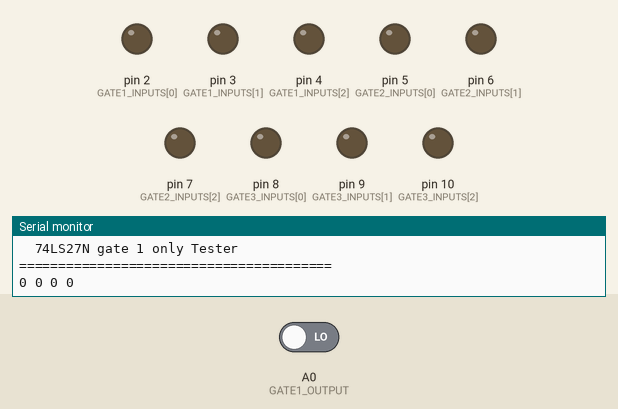
Recording of a sketch running on a simulated Arduino Nano, built with avr-gcc and run on an emulated ATmega328P. On the bench: output pins drawn as LEDs (lit = HIGH), the last lines printed to the serial monitor. Inputs (shaded band) come from the test bench; at power-on: A0 (GATE1_OUTPUT) LOW.

Above: at 2.7 s.
At 12.9 s:
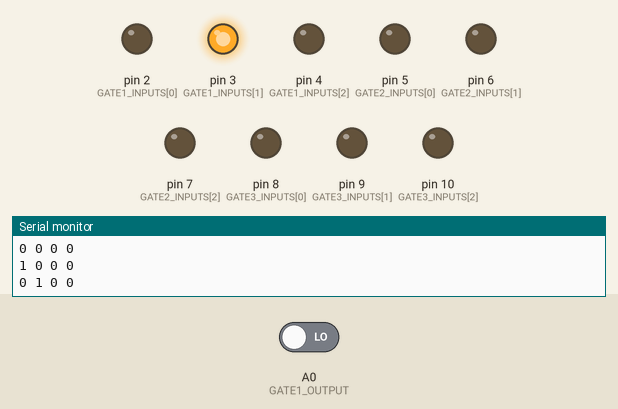
At 18.0 s:
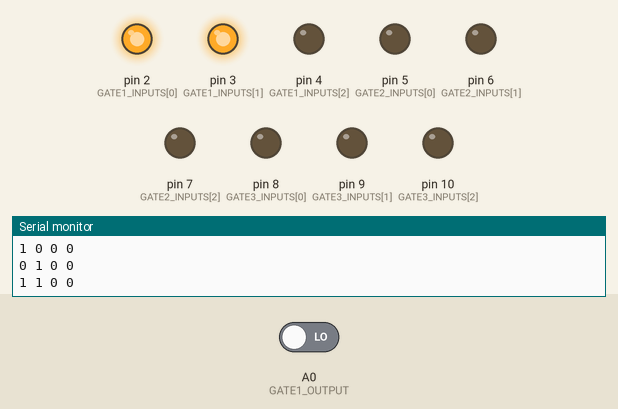
At 23.1 s:
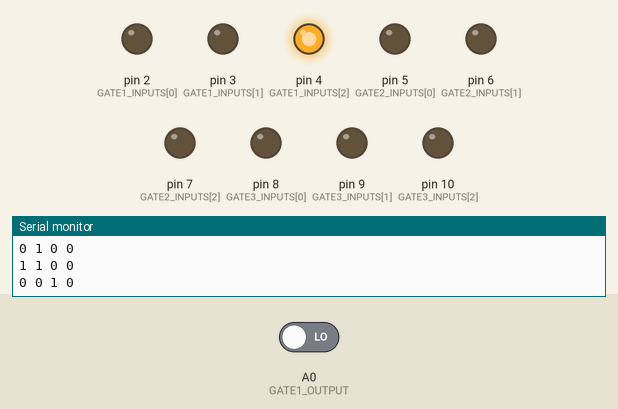
At 33.3 s:
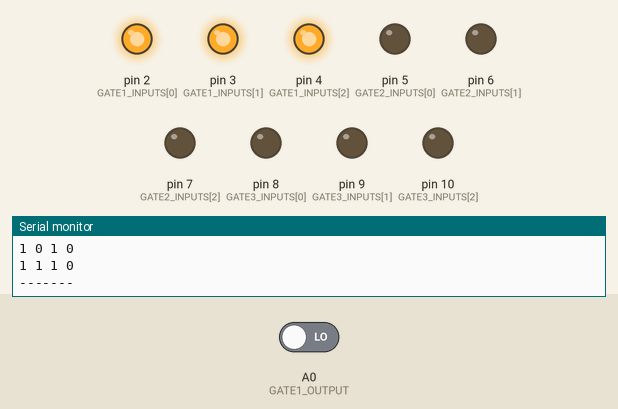
At 43.5 s:
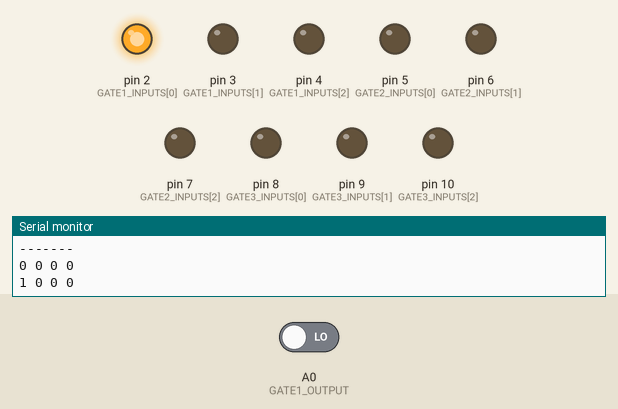
Timing chart, 0 to 46.6 s (numbered marks = the images above):
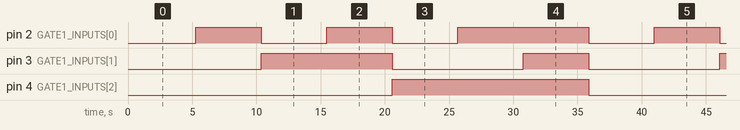

The sketch:

74LS27_Gate1_only.ino
```cpp
// ============================================================
//  74LS27N Triple 3-Input NOR Gate Tester
//  Arduino Nano
//
//  Wiring:
//   Gate 1 inputs : D2(A1), D3(B1), D4(C1)   output: A0(Y1)
//   Gate 2 inputs : D5(A2), D6(B2), D7(C2)   output: A1(Y2)
//   Gate 3 inputs : D8(A3), D9(B3), D10(C3)  output: A2(Y3)
//   VCC  -> 5V  |  GND -> GND
//
//  The NOR truth table for each gate:
//   A B C | Y
//   0 0 0 | 1   <-- only HIGH when ALL inputs LOW
//   0 0 1 | 0
//   0 1 0 | 0
//   0 1 1 | 0
//   1 0 0 | 0
//   1 0 1 | 0
//   1 1 0 | 0
//   1 1 1 | 0
//
//  Results are printed over Serial (115200 baud).
// ============================================================

// --- Pin definitions ---
const int GATE1_INPUTS[3] = { 2, 3, 4 };   // A1, B1, C1
const int GATE2_INPUTS[3] = { 5, 6, 7 };   // A2, B2, C2
const int GATE3_INPUTS[3] = { 8, 9, 10 };  // A3, B3, C3

const int GATE1_OUTPUT = A0;  // Y1
const int GATE2_OUTPUT = A1;  // Y2
const int GATE3_OUTPUT = A2;  // Y3

// Collect results
bool gatePass[3];
int failCombo[3];  // first failing combo index (-1 = none)

// ---------------------------------------------------------------
// Apply a 3-bit combo (0..7) to three output pins
// ---------------------------------------------------------------
void applyInputs(const int pins[3], uint8_t combo) {
  digitalWrite(pins[0], (combo >> 2) & 1);
  digitalWrite(pins[1], (combo >> 1) & 1);
  digitalWrite(pins[2], (combo >> 0) & 1);
  delayMicroseconds(10);  // propagation delay headroom (~50 ns typical)
}

// ---------------------------------------------------------------
// Expected NOR output: HIGH only when all three inputs are LOW
// ---------------------------------------------------------------
bool expectedNOR(uint8_t combo) {
  return (combo == 0);
}

// ---------------------------------------------------------------
// Test one gate; return true if all 8 combos pass
// ---------------------------------------------------------------
bool testGate(int gateNum,
              const int inputPins[3],
              int outputPin) {

  Serial.print(F("\n--- Gate "));
  Serial.print(gateNum);
  Serial.println(F(" ---"));
  Serial.println(F(" A  B  C | Y_actual | Y_expect | result"));

  bool allOk = true;
  int firstFail = -1;

  for (uint8_t combo = 0; combo < 8; combo++) {
    applyInputs(inputPins, combo);
    delay(5000);
    int a = (combo >> 2) & 1;
    int b = (combo >> 1) & 1;
    int c = (combo >> 0) & 1;
    int actual = digitalRead(outputPin);
    int expected = expectedNOR(combo) ? 1 : 0;
    bool ok = (actual == expected);

    if (!ok && allOk) {  // record first failure
      allOk = false;
      firstFail = combo;
    }

    // Print row
    Serial.print(F(" "));
    Serial.print(a);
    Serial.print(F("  "));
    Serial.print(b);
    Serial.print(F("  "));
    Serial.print(c);
    Serial.print(F(" |    "));
    Serial.print(actual);
    Serial.print(F("     |    "));
    Serial.print(expected);
    Serial.print(F("     | "));
    Serial.println(ok ? F("PASS") : F("FAIL <<<"));
  }

  // Drive all inputs LOW after test
  applyInputs(inputPins, 0);

  failCombo[gateNum - 1] = firstFail;
  return allOk;
}
void PrintBits(int a, int b, int c)
{
  Serial.print(a);
  Serial.print(" ");
  Serial.print(b);
  Serial.print(" ");
  Serial.print(c);
  Serial.print(" ");
}
// ---------------------------------------------------------------
// setup
// ---------------------------------------------------------------
void setup() {
  Serial.begin(9600);
  while (!Serial) {}  // wait for USB serial on Nano

  // Configure input driver pins as OUTPUTs, default LOW
  for (int i = 0; i < 3; i++) {
    pinMode(GATE1_INPUTS[i], OUTPUT);
    digitalWrite(GATE1_INPUTS[i], LOW);
    pinMode(GATE2_INPUTS[i], OUTPUT);
    digitalWrite(GATE2_INPUTS[i], LOW);
    pinMode(GATE3_INPUTS[i], OUTPUT);
    digitalWrite(GATE3_INPUTS[i], LOW);
  }

  // Configure output sense pins as INPUTs
  pinMode(GATE1_OUTPUT, INPUT);
  pinMode(GATE2_OUTPUT, INPUT);
  pinMode(GATE3_OUTPUT, INPUT);

  delay(100);  // let power rails stabilise

  Serial.println(F("\n========================================"));
  Serial.println(F("  74LS27N gate 1 only Tester"));
  Serial.println(F("========================================"));


}

// ---------------------------------------------------------------
// loop — nothing to do, all work done in setup
// ---------------------------------------------------------------
void loop() {
  // Run tests
  int a = 0;
  int b = 0;
  int c = 0;
  PrintBits(a, b, c);
  digitalWrite(GATE1_INPUTS[0], a);
  digitalWrite(GATE1_INPUTS[1], b);
  digitalWrite(GATE1_INPUTS[2], c);
  delay(100);
  int actual = digitalRead(GATE1_OUTPUT);
  Serial.println(actual);
  delay(5000);
  a = 1;
  b = 0;
  c = 0;
  PrintBits(a, b, c);
  digitalWrite(GATE1_INPUTS[0], a);
  digitalWrite(GATE1_INPUTS[1], b);
  digitalWrite(GATE1_INPUTS[2], c);
  delay(100);
  actual = digitalRead(GATE1_OUTPUT);
  Serial.println(actual);
  delay(5000);
  a = 0;
  b = 1;
  c = 0;
  PrintBits(a, b, c);
  digitalWrite(GATE1_INPUTS[0], a);
  digitalWrite(GATE1_INPUTS[1], b);
  digitalWrite(GATE1_INPUTS[2], c);
  delay(100);
  actual = digitalRead(GATE1_OUTPUT);
  Serial.println(actual);
  delay(5000);
  a = 1;
  b = 1;
  c = 0;
  PrintBits(a, b, c);
  digitalWrite(GATE1_INPUTS[0], a);
  digitalWrite(GATE1_INPUTS[1], b);
  digitalWrite(GATE1_INPUTS[2], c);
  delay(100);
  actual = digitalRead(GATE1_OUTPUT);
  Serial.println(actual);
  delay(5000);
  a = 0;
  b = 0;
  c = 1;
  PrintBits(a, b, c);
  digitalWrite(GATE1_INPUTS[0], a);
  digitalWrite(GATE1_INPUTS[1], b);
  digitalWrite(GATE1_INPUTS[2], c);
  delay(100);
  actual = digitalRead(GATE1_OUTPUT);
  Serial.println(actual);
  delay(5000);
  a = 1;
  b = 0;
  c = 1;
  PrintBits(a, b, c);
  digitalWrite(GATE1_INPUTS[0], a);
  digitalWrite(GATE1_INPUTS[1], b);
  digitalWrite(GATE1_INPUTS[2], c);
  delay(100);
  actual = digitalRead(GATE1_OUTPUT);
  Serial.println(actual);
  delay(5000);
  a = 1;
  b = 1;
  c = 1;
  PrintBits(a, b, c);
  digitalWrite(GATE1_INPUTS[0], a);
  digitalWrite(GATE1_INPUTS[1], b);
  digitalWrite(GATE1_INPUTS[2], c);
  delay(100);
  actual = digitalRead(GATE1_OUTPUT);
  Serial.println(actual);
  Serial.println("-------");
  delay(5000);

}
```

Measured:
- by itself, pin 2 (GATE1_INPUTS[0]): repeats every 35.7 s: LOW 5.1 s, HIGH 5.1 s, LOW 5.1 s, HIGH 10.2 s, LOW 5.1 s, HIGH 5.1 s
- by itself, pin 3 (GATE1_INPUTS[1]): repeats every 35.7 s: LOW 10.2 s, HIGH 5.1 s, LOW 10.2 s, HIGH 10.2 s
- by itself, pin 4 (GATE1_INPUTS[2]): alternates HIGH for 15.3 s and LOW for 20.4 s
